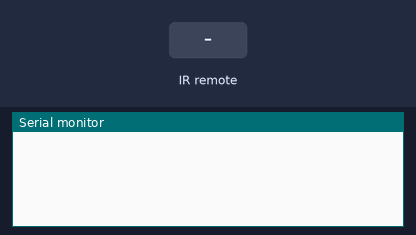
Simulated run of this sketch. Board: Arduino Uno, built with avr-gcc and run on an emulated ATmega328P. Parts: the last lines printed to the serial monitor. The test bench sets the inputs (shaded band).

Above: at 1.2 s.
1.3 s: infrared code 0xFF629D received
At 2.1 s:
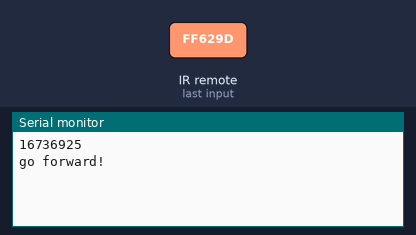
2.8 s: infrared code 0xFFA857 received
At 3.3 s:
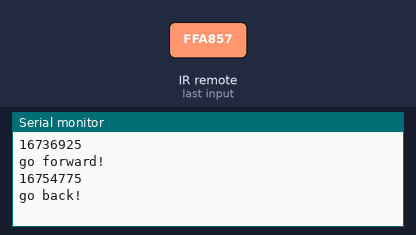
4.3 s: infrared code 0xFF22DD received
At 5.5 s:
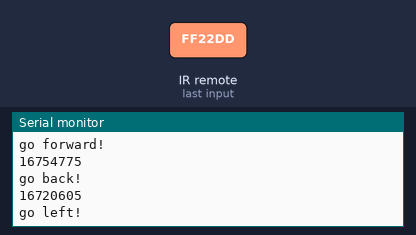
5.8 s: infrared code 0xFFC23D received
At 6.8 s:
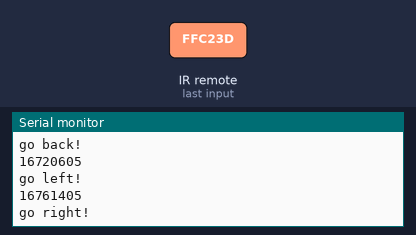
7.3 s: infrared code 0xFF02FD received
At 7.9 s:
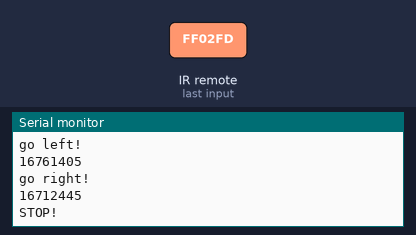
Timing chart, 0 to 9.8 s (numbered marks = the images above; inputs shaded):
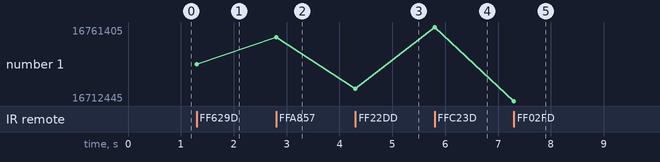

The sketch:

IR_Remote_Test.ino
```cpp
//www.elegoo.com

#include <IRremote.h>

//------- IR REMOTE CODES ---------//
#define FWD 16736925           // FORWARD
#define B 16754775           // BACK
#define L 16720605           // LEFT
#define R 16761405           // RIGHT
#define S 16712445           // STOP
#define UNKNOWN_F 5316027    // FORWARD
#define UNKNOWN_B 2747854299 // BACK
#define UNKNOWN_L 1386468383 // LEFT
#define UNKNOWN_R 553536955  // RIGHT
#define UNKNOWN_S 3622325019 // STOP
#define KEY1 16738455
#define KEY2 16750695
#define KEY3 16756815
#define KEY4 16724175
#define KEY5 16718055
#define KEY6 16743045
#define KEY7 16716015
#define KEY8 16726215
#define KEY9 16734885
#define KEY0 16730805
#define KEY_STAR 16728765
#define KEY_HASH 16732845

#define RECV_PIN 12

IRrecv irrecv(RECV_PIN);
decode_results results;
unsigned long val;
unsigned long preMillis;

void forward()
{
  Serial.println("go forward!");
}

void back()
{
  Serial.println("go back!");
}

void left()
{
  Serial.println("go left!");
}

void right()
{
  Serial.println("go right!");
}

void stop()
{
  Serial.println("STOP!");
}

void setup()
{
  Serial.begin(9600);
  irrecv.enableIRIn();
}

void loop()
{
  if (irrecv.decode(&results))
  {
    preMillis = millis();
    val = results.value;
    Serial.println(val);
    irrecv.resume();
    switch (val)
    {
    case FWD:
      forward();
      break;
    case B:
      back();
      break;
    case L:
      left();
      break;
    case R:
      right();
      break;
    case S:
      stop();
      break;
    default:
      break;
    }
  }
  else
  {
    if (millis() - preMillis > 500)
    {
      preMillis = millis();
    }
  }
}
```

Measured:
- after the input at 1.3 s, the serial monitor: prints a new line at once (image 1)
- after the input at 2.8 s, the serial monitor: prints a new line at once (image 2)
- after the input at 4.3 s, the serial monitor: prints a new line at once (image 3)
- after the input at 5.8 s, the serial monitor: prints a new line at once (image 4)
- after the input at 7.3 s, the serial monitor: prints a new line at once (image 5)
- plotted number 1: 16736925 → 16754775 after the input at 2.8 s, 16754775 → 16720605 after the input at 4.3 s, 16720605 → 16761405 after the input at 5.8 s, 16761405 → 16712445 after the input at 7.3 s
